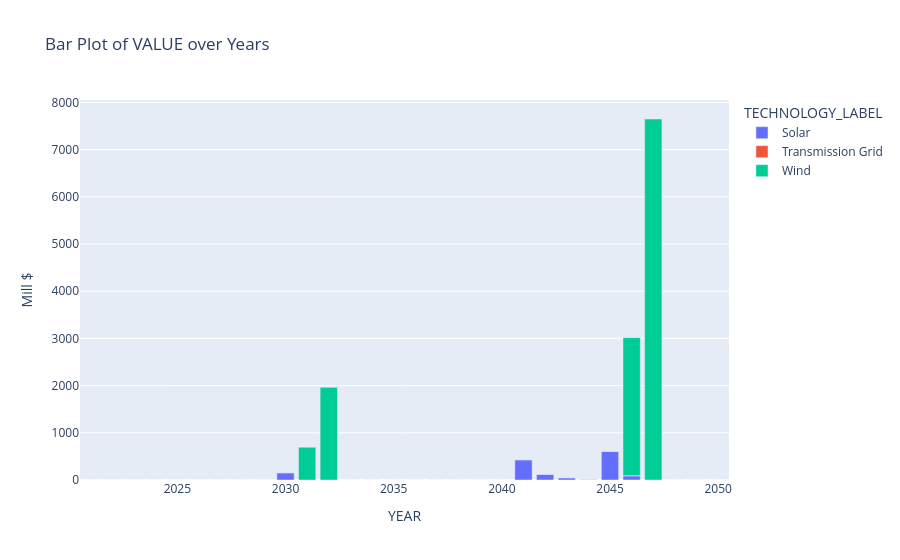

The code cell stored with this chart in its notebook:
### Code cell
import plotly.express as px

# Create a bar plot with custom legend colors
# custom_colors = bcnexus_const.custom_colors
fig = px.bar(data_pwr_grouped_data, x='YEAR', y='VALUE', color='TECHNOLOGY_LABEL', 
             labels={'VALUE': 'Mill $'}, title='Bar Plot of VALUE over Years')



fig.show()

### Figure 1 — Plotly figure (JSON) as saved in the notebook; plotly's stock layout.template omitted (floating-point values rounded to 4 significant figures)
{"data": [{"alignmentgroup": "True", "hovertemplate": "TECHNOLOGY_LABEL=Solar<br>YEAR=%{x}<br>Mill $=%{y}<extra></extra>", "legendgroup": "Solar", "marker": {"color": "#636efa", "pattern": {"shape": ""}}, "name": "Solar", "offsetgroup": "Solar", "orientation": "v", "showlegend": true, "textposition": "auto", "type": "bar", "x": [2030, 2041, 2042, 2043, 2044, 2045, 2046], "xaxis": "x", "y": [154.2, 429.5, 121.6, 48.4, 13.62, 608.2, 91.46], "yaxis": "y"}, {"alignmentgroup": "True", "hovertemplate": "TECHNOLOGY_LABEL=Transmission Grid<br>YEAR=%{x}<br>Mill $=%{y}<extra></extra>", "legendgroup": "Transmission Grid", "marker": {"color": "#EF553B", "pattern": {"shape": ""}}, "name": "Transmission Grid", "offsetgroup": "Transmission Grid", "orientation": "v", "showlegend": true, "textposition": "auto", "type": "bar", "x": [2021, 2022, 2023, 2024, 2025, 2026, 2027, 2028, 2029, 2030, 2031, 2032, 2033, 2034, 2035, 2036, 2037, 2038, 2039, 2040, 2041, 2042, 2043, 2044, 2045, 2046, 2047, 2048, 2049, 2050], "xaxis": "x", "y": [0.08224, 0.08776, 0.09252, 0.0956, 0.09881, 0.1022, 0.1049, 0.1084, 0.1128, 0.1166, 0.1195, 0.1242, 0.1288, 0.1313, 0.1338, 0.1361, 0.1383, 0.1404, 0.1424, 0.1444, 0.1462, 0.1456, 0.144, 0.1436, 0.1427, 0.1413, 0.1413, 0.1413, 0.1413, 0.1413], "yaxis": "y"}, {"alignmentgroup": "True", "hovertemplate": "TECHNOLOGY_LABEL=Wind<br>YEAR=%{x}<br>Mill $=%{y}<extra></extra>", "legendgroup": "Wind", "marker": {"color": "#00cc96", "pattern": {"shape": ""}}, "name": "Wind", "offsetgroup": "Wind", "orientation": "v", "showlegend": true, "textposition": "auto", "type": "bar", "x": [2031, 2032, 2046, 2047], "xaxis": "x", "y": [693.8, 1963.0, 2925.0, 7649.0], "yaxis": "y"}], "layout": {"barmode": "relative", "legend": {"title": {"text": "TECHNOLOGY_LABEL"}, "tracegroupgap": 0}, "title": {"text": "Bar Plot of VALUE over Years"}, "xaxis": {"anchor": "y", "domain": [0, 1], "title": {"text": "YEAR"}}, "yaxis": {"anchor": "x", "domain": [0, 1], "title": {"text": "Mill $"}}}}
